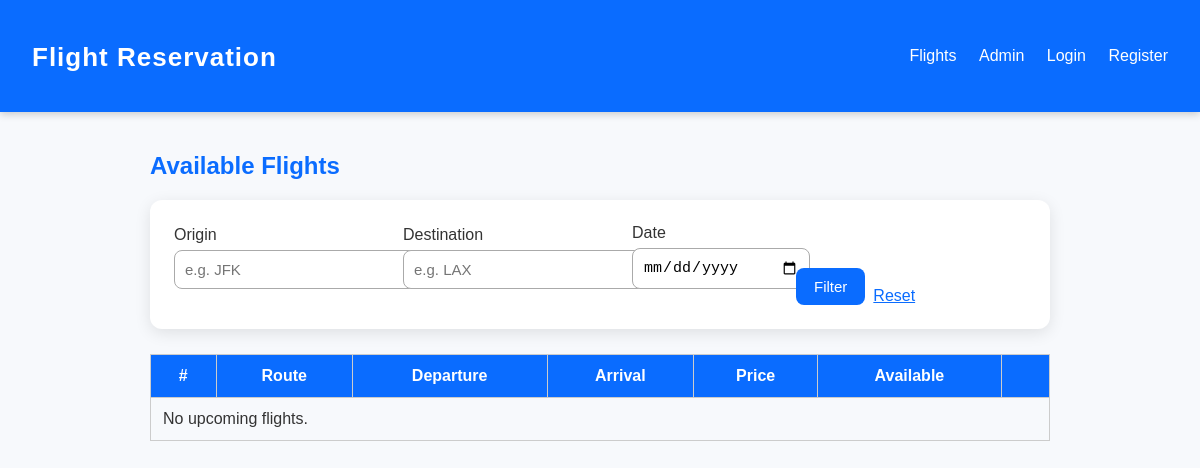
The page /flights/ on the database as committed earlier.
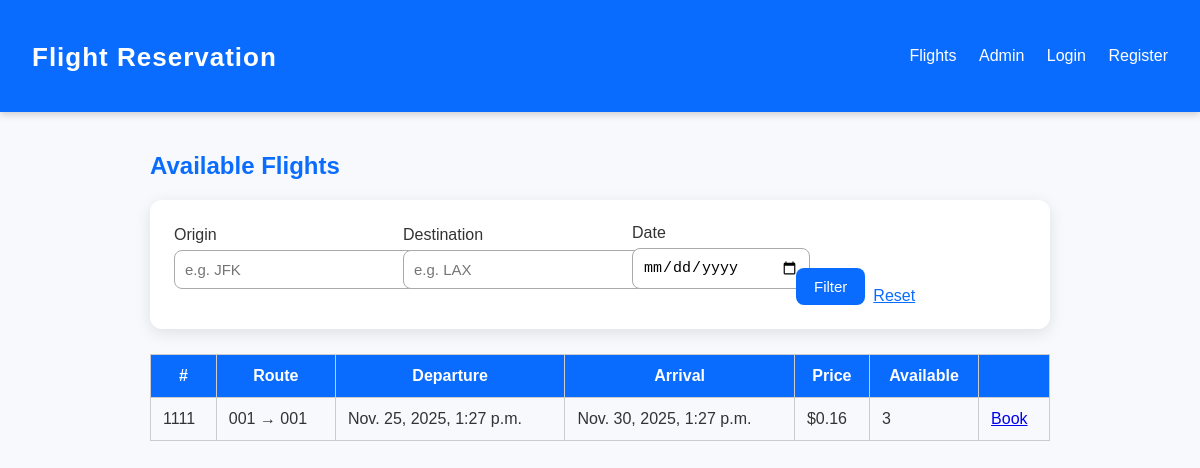
The same page on the database as committed later.
### reservations/models.py (models this page shows, shortened)
class Flight(models.Model):
    number = models.CharField(max_length=10)
    origin = models.ForeignKey(Airport, related_name='departures', on_delete=models.CASCADE)
    destination = models.ForeignKey(Airport, related_name='arrivals', on_delete=models.CASCADE)
    departure_time = models.DateTimeField()
    arrival_time = models.DateTimeField()
    price = models.DecimalField(max_digits=10, decimal_places=2)
    seats = models.PositiveIntegerField()
    @property
    def available_seats(self):
        booked = self.booking_set.aggregate(total=Sum("seats")).get("total") or 0
        return max(self.seats - booked, 0)
    class Meta:
        constraints = [
            models.CheckConstraint(
                check=Q(arrival_time__gt=F("departure_time")),
                name="arrival_after_departure",
            ),
            models.CheckConstraint(
                check=Q(price__gte=0) & Q(seats__gte=0),
                name="non_negative_price_seats",
            ),
        ]

class Airport(models.Model):
    code = models.CharField(max_length=10, unique=True)
    name = models.CharField(max_length=100)
    city = models.CharField(max_length=100)
    country = models.CharField(max_length=100)

### reservations/views.py (the view)
# urls.py: path('flights/', views.flight_list, name='flight_list'),
def flight_list(request):
    flights = Flight.objects.filter(departure_time__gte=timezone.now())
    origin = request.GET.get("origin")
    destination = request.GET.get("destination")
    date = request.GET.get("date")
    if origin:
        flights = flights.filter(origin__code__iexact=origin)
    if destination:
        flights = flights.filter(destination__code__iexact=destination)
    if date:
        flights = flights.filter(departure_time__date=date)
    flights = flights.order_by("departure_time")
    return render(request, "reservations/flight_list.html", {
        "flights": flights,
        "origin": origin or "",
        "destination": destination or "",
        "date": date or "",
    })

### templates/reservations/flight_list.html (shortened to what this page needs)
{% extends 'base.html' %}
{% load tz %}
{% block content %}
<h2>Available Flights</h2>
<form method="get" style="margin-bottom:12px; display:flex; gap:8px; align-items:end;">
    <label>Origin<br><input type="text" name="origin" value="{{ origin }}" placeholder="e.g. JFK"></label>
    <label>Destination<br><input type="text" name="destination" value="{{ destination }}" placeholder="e.g. LAX"></label>
    <label>Date<br><input type="date" name="date" value="{{ date }}"></label>
    <button type="submit">Filter</button>
    <a href="?">Reset</a>
</form>
<table>
    <thead>
        <tr>
            <th>#</th>
            <th>Route</th>
            <th>Departure</th>
            <th>Arrival</th>
            <th>Price</th>
            <th>Available</th>
            <th></th>
        </tr>
    </thead>
    <tbody>
    {% for flight in flights %}
        <tr>
            <td>{{ flight.number }}</td>
            <td>{{ flight.origin.code }} → {{ flight.destination.code }}</td>
            <td>{{ flight.departure_time|localtime }}</td>
            <td>{{ flight.arrival_time|localtime }}</td>
            <td>${{ flight.price }}</td>
            <td>{{ flight.available_seats }}</td>
            <td><a href="{% url 'flight_detail' flight.pk %}">Book</a></td>
        </tr>
    {% empty %}
        <tr><td colspan="7">No upcoming flights.</td></tr>
    {% endfor %}
    </tbody>
</table>
{% endblock %}

### templates/base.html (shortened to what this page needs)
<!DOCTYPE html>
<html lang="en">
<head>
    {% load static %}
    <link rel="stylesheet" href="{% static 'styles.css' %}" />
</head>
<body>
    <header>
        <h1><a href="/">Flight Reservation</a></h1>
        <nav>
            <a href="/flights/">Flights</a>
            <a href="/admin/">Admin</a>
            {% if request.user.is_authenticated %}
                <span>Hi, {{ request.user.username }}</span>
                <a href="{% url 'logout' %}">Logout</a>
            {% else %}
                <a href="{% url 'login' %}">Login</a>
                <a href="{% url 'register' %}">Register</a>
            {% endif %}
        </nav>
    </header>
    <main>
        {% block content %}{% endblock %}
    </main>
</body>
</html>

### static/styles.css (style rules this page uses)
body { font-family: "Poppins", Arial, sans-serif; margin: 0; padding: 0; background: #f7f9fc; color: #333; }
header { background: #0a6cff; color: white; padding: 16px 32px; display: flex; align-items: center; justify-content: space-between; box-shadow: 0px 2px 8px rgba(0,0,0,0.2); }
header h1 a { color: white; font-size: 26px; text-decoration: none; letter-spacing: 1px; }
nav a { color: white; margin-left: 18px; text-decoration: none; font-weight: 500; transition: 0.2s; }
main { padding: 20px; max-width: 900px; margin: auto; }
form, .content-box { background: white; padding: 24px; border-radius: 12px; box-shadow: 0 4px 16px rgba(0,0,0,0.1); margin-top: 20px; }
h2, h1 { color: #0a6cff; }
input, select, textarea { width: 100%; padding: 10px; margin-top: 6px; margin-bottom: 16px; border-radius: 8px; border: 1px solid #aaa; font-size: 15px; transition: border-color 0.2s ease; }
button { padding: 10px 18px; background: #0a6cff; border: none; color: white; font-size: 15px; border-radius: 8px; cursor: pointer; transition: background 0.2s ease; }
form a { color: #0a6cff; font-weight: 500; }
table { width: 100%; border-collapse: collapse; margin-top: 25px; }
th { background: #0a6cff; color: white; }
th, td { border: 1px solid #ccc; padding: 12px; }

Rows that differ between the two databases and show on the page:
now on this page (row edited): Flight: number "1111", origin.code "001", destination.code "001", departure_time "Nov. 25, 2025, 1:27 p.m.", arrival_time "Nov. 30, 2025, 1:27 p.m.", price "0.16", available_seats "3"
Other text that changed with them:
text no longer shown: "No upcoming flights."
